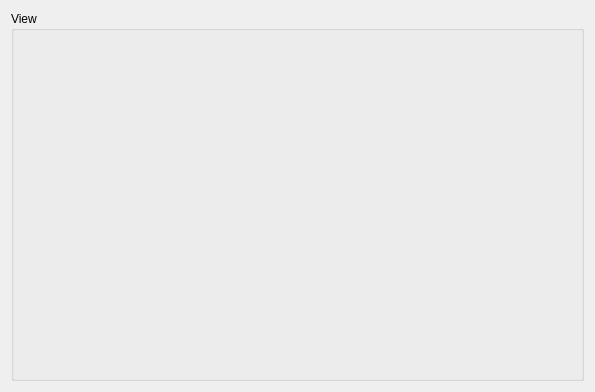
<?xml version="1.0" encoding="UTF-8"?>
<ui version="4.0">
 <class>MainForm</class>
 <widget class="QWidget" name="MainForm">
  <property name="geometry">
   <rect>
    <x>0</x>
    <y>0</y>
    <width>595</width>
    <height>392</height>
   </rect>
  </property>
  <property name="windowTitle">
   <string>Form</string>
  </property>
  <layout class="QVBoxLayout" name="verticalLayout_2">
   <item>
    <widget class="QGroupBox" name="viewGroupBox">
     <property name="sizePolicy">
      <sizepolicy hsizetype="Preferred" vsizetype="MinimumExpanding">
       <horstretch>0</horstretch>
       <verstretch>0</verstretch>
      </sizepolicy>
     </property>
     <property name="title">
      <string>View</string>
     </property>
     <layout class="QVBoxLayout" name="viewGroupVerticalLayout"/>
    </widget>
   </item>
  </layout>
 </widget>
 <resources/>
 <connections/>
</ui>
